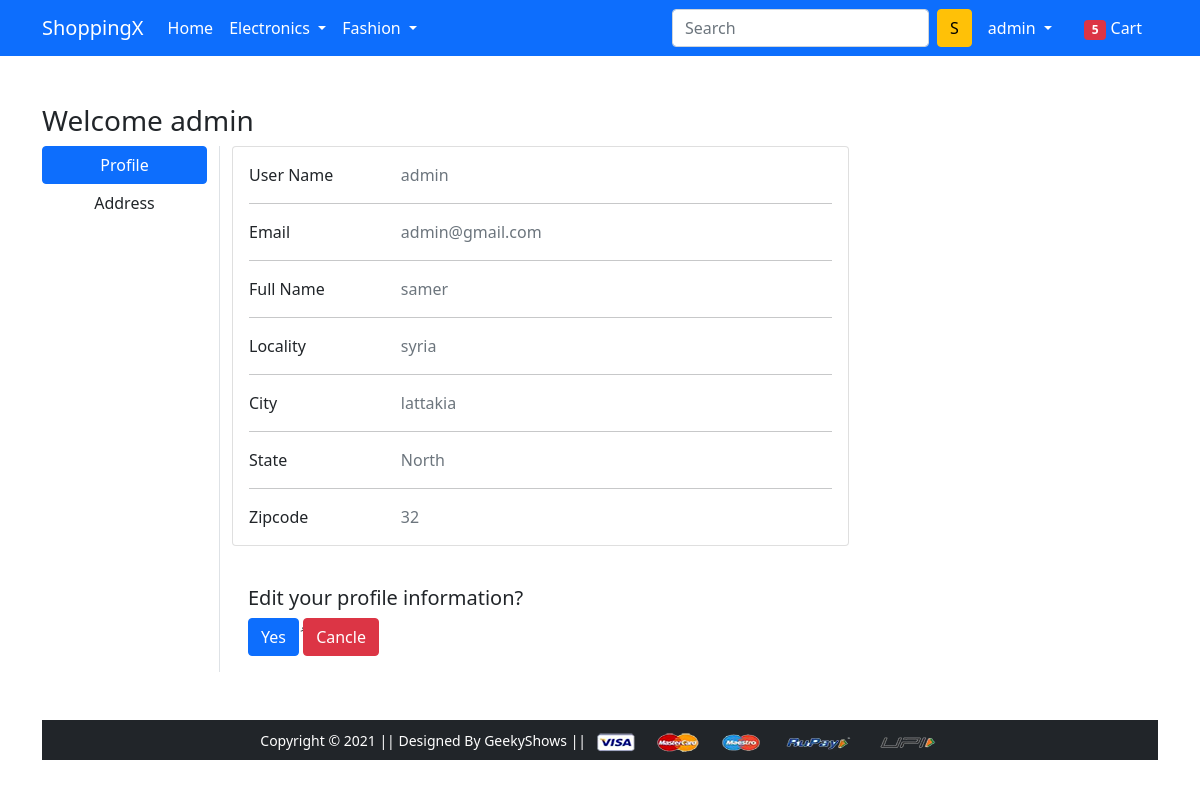
The app's page /profile/2/ (signed in) with its own data.
### app/models.py (models this page shows, shortened)
class Customer(models.Model):
    user=models.OneToOneField(User,on_delete=models.CASCADE)
    name=models.CharField(max_length=200, null = True, blank = True)
    locality=models.CharField(max_length=200, null = True, blank = True)
    city=models.CharField(max_length=50, null = True, blank = True)
    zipcode=models.IntegerField(null = True, blank = True)
    state=models.CharField(choices=STATE_CHOICES,max_length=50, null = True, blank = True)
    def totalCartItem(self):
        return Cart.objects.filter(user=self.user).count()

### app/views.py (the view)
# urls.py: path('profile/<int:pk>/', login_required(views.Profile.as_view(),login_url='login'), name='profile'),
class Profile(DetailView):
    model=Customer
    def get_context_data(self, **kwargs):
        context= super().get_context_data(**kwargs)
        context['User']=self.request.user
        context['active']='btn-primary'
        return context
    def get_template_names(self):
        if self.kwargs['pk']==self.model.objects.get(user=self.request.user).id:
            self.template_name='app/profile.html'
        else:
            self.template_name='app/errorsPk.html'
        return self.template_name

### app/templates/app/profile.html (shortened to what this page needs)
{% extends 'app/base.html' %}
{% load static %}
{% block main-content %}
<div class="container my-5">
 <div class="row">
  <h3>Welcome {{request.user.username}}</h3>
  <div class="col-sm-2 border-end">
   <ul class="list-unstyled">
    <li class="d-grid"><a href="{% url 'profile' request.user.customer.id %}" class="btn {{active}}">Profile</a></li>
    <li class="d-grid"><a href="{% url 'address' %}" class="btn">Address</a></li>
   </ul>
  </div>
  <div class="form-group col-lg-10 mb-6">
    <div class="col-lg-8">
      <div class="card mb-4">
        <div class="card-body">
          <div class="row">
            <div class="col-sm-3">
              <p class="mb-0">User Name</p>
            </div>
            <div class="col-sm-9">
              <p class="text-muted mb-0">{{request.user.username}}</p>
            </div>
          </div>
          <hr>
          <div class="row">
            <div class="col-sm-3">
              <p class="mb-0">Email</p>
            </div>
            <div class="col-sm-9">
              <p class="text-muted mb-0">{{request.user.email}}</p>
            </div>
          </div>
          <hr>
          <div class="row">
            <div class="col-sm-3">
              <p class="mb-0">Full Name</p>
            </div>
            <div class="col-sm-9">
              <p class="text-muted mb-0">
                {%if customer.name is None%} --- {%else%} {{customer.name}} {%endif%} </p>
            </div>
          </div>
          <hr>
          <div class="row">
            <div class="col-sm-3">
              <p class="mb-0">Locality</p>
            </div>
            <div class="col-sm-9">
              <p class="text-muted mb-0">
                {%if customer.locality is None%} --- {%else%} {{customer.locality}} {%endif%} </p>
            </div>
          </div>
          <hr>
          <div class="row">
            <div class="col-sm-3">
              <p class="mb-0">City</p>
            </div>
            <div class="col-sm-9">
              <p class="text-muted mb-0">
                {%if customer.city is None%}  --- {%else%} {{customer.city}} {%endif%} </p>
            </div>
          </div>
          <hr>
          <div class="row">
            <div class="col-sm-3">
              <p class="mb-0">State</p>
            </div>
            <div class="col-sm-9">
              <p class="text-muted mb-0">
                {%if customer.state is None%} --- {%else%} {{customer.state}} {%endif%} </p>
            </div>
          </div>
          <hr>
          <div class="row">
            <div class="col-sm-3">
              <p class="mb-0">Zipcode</p>
            </div>
            <div class="col-sm-9">
              <p class="text-muted mb-0">
                {%if customer.zipcode is None%} --- {%else%} {{customer.zipcode}} {%endif%} </p>
            </div>
          </div>
        </div>
      </div>
    </div>
    <div class="card-body">
      <h5 class="card-title">Edit your profile information?</h5>
      <a href="{%url 'profile_update' customer.id%}" class="btn btn-primary">Yes</a>ُ
      <a href="{%url 'home'%}" class="btn btn-danger">Cancle</a>
    </div>
 </div>
</div>
{% endblock main-content %}

### app/templates/app/base.html (shortened to what this page needs)
<!doctype html>
{% load static %}
<html lang="en">
  <head>
    <link href="https://cdn.jsdelivr.net/npm/bootstrap@5.0.0-beta1/dist/css/bootstrap.min.css" rel="stylesheet">
    <link rel="stylesheet" href="{% static 'app/css/owl.carousel.min.css' %}">
    <link rel="stylesheet" href="{% static 'app/css/all.min.css' %}">
    <link rel="stylesheet" href="{% static 'app/css/style.css' %}">
  </head>
  <body>
    <nav class="navbar navbar-expand-lg navbar-dark bg-primary">
     <div class="container">
       <a class="navbar-brand" href="/">ShoppingX</a>
       <div class="collapse navbar-collapse" id="navbarSupportedContent">
         <ul class="navbar-nav me-auto mb-2 mb-lg-0">
           <li class="nav-item">
             <a class="nav-link active" aria-current="page" href="/">Home</a>
           </li>
           <li class="nav-item dropdown">
             <a class="nav-link dropdown-toggle text-white" href="#" id="electronicsDropdown" role="button" data-bs-toggle="dropdown" aria-expanded="false">
               Electronics
             </a>
           </li>
           <li class="nav-item dropdown">
             <a class="nav-link dropdown-toggle text-white" href="#" id="fashionDropdown" role="button" data-bs-toggle="dropdown" aria-expanded="false">
               Fashion
             </a>
           </li>
         </ul>
         <form class="d-flex">
           <input class="form-control me-2" type="search" placeholder="Search" aria-label="Search">
           <button class="btn btn-warning" type="submit">S</button>
         </form>
         <div>
          <ul class="navbar-nav me-auto mb-2 mb-lg-0">
            {%if request.user.is_authenticated and not request.user.is_anonymous%}
           <li class="nav-item dropdown mx-2">
              <a class="nav-link dropdown-toggle text-white" href="#" id="profileDropdown" role="button" data-bs-toggle="dropdown" aria-expanded="false">
                {{request.user.username}}
              </a>
            </li>
            <li class="nav-item mx-2">
             <a href="{% url 'cart' %}" class="nav-link text-white"><span class="badge bg-danger">
               {{request.user.customer.totalCartItem}}</span> Cart </a>
            </li>
            {%endif%}
          </ul>
         </div>
       </div>
     </div>
    </nav>
    {% block main-content %} {% endblock main-content %}
    <footer class="container-fluid bg-dark text-center p-2 mt-5">
        <small class="text-white">Copyright &copy; 2021 || Designed By GeekyShows || </small>
        <img src="{% static 'app/images/payment.png' %}" alt="" srcset="" class="img-fluid" height="2px">
    </footer>
  </body>
</html>

### records on screen
Customer: name "samer", locality "syria", city "lattakia", state "North", zipcode "32"

### other values on screen
{{ request.user.username }} "admin"
{{ request.user.customer.totalCartItem }} "5"
{{ request.user.email }} "admin@gmail.com"
